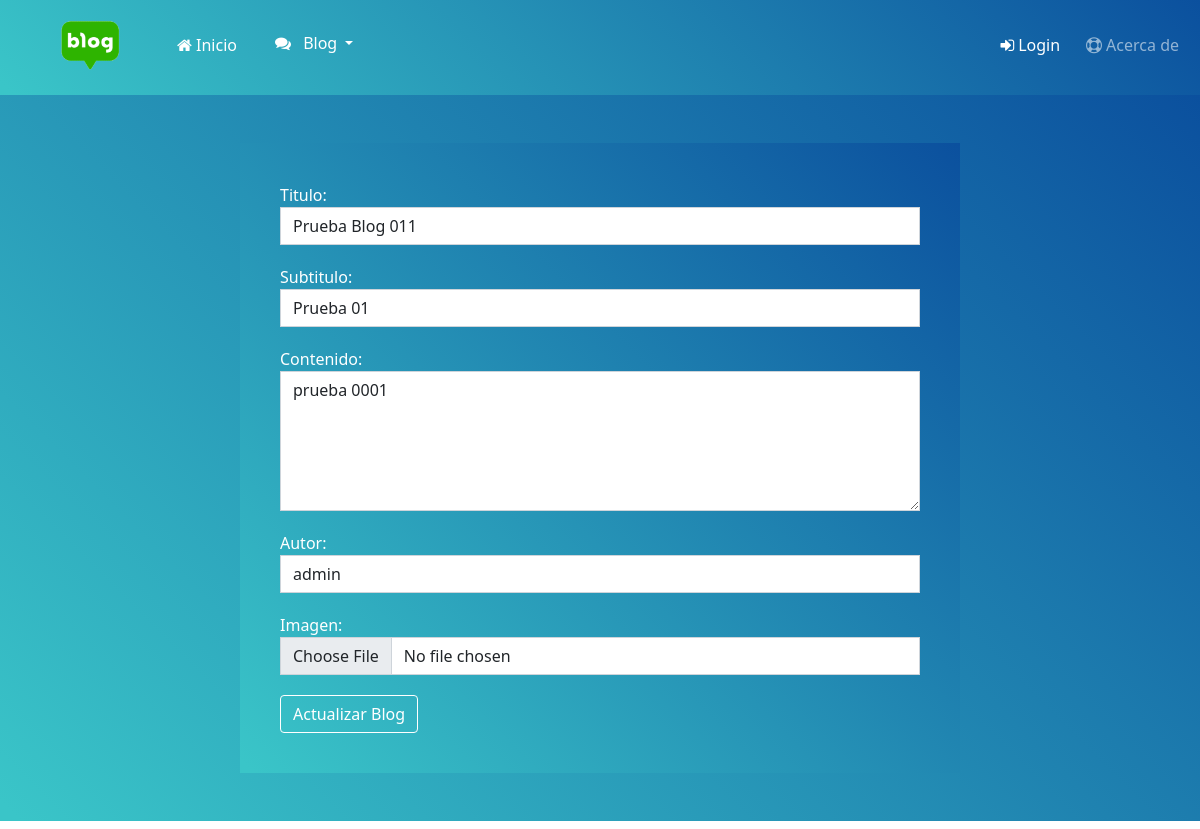
/AppCoder/updateblog/1, run on the app's committed database.
### AppCoder/models.py (models this page shows, shortened)
class Blog(models.Model):
    titulo = models.CharField(max_length=300)
    subtitulo = models.CharField(max_length=300)
    contenido = models.CharField(max_length=2200)
    fecha = models.DateTimeField(auto_now_add=True)
    imagen = models.FileField(upload_to="media/posts", null=True, blank=True)
    autor = models.ForeignKey(User, on_delete=models.CASCADE)

### AppCoder/views.py (the view)
# urls.py: path("updateblog/<id_blog>",cargar_blog_view, name="updateblog"),
def cargar_blog_view(request,id_blog):
    datos = models.Blog.objects.get(pk = id_blog)
    form = BlogFormulario(request.POST or None,request.FILES or None,instance=datos)
    if form.is_valid():
        form.save()
        return render(request, "AppCoder/buscarblog.html")
    return render(request, 'AppCoder/updateblog.html',{'form':form})

### AppCoder/forms.py
class BlogFormulario(forms.ModelForm):
    class Meta:
        model = models.Blog
        fields =["titulo", "subtitulo", "contenido","autor","imagen"]
        widgets = {
            "titulo":forms.TextInput(attrs={'class': 'form-control'}),
            "subtitulo":forms.TextInput(attrs={'class': 'form-control'}),
            "contenido":forms.Textarea(attrs={'class': 'form-control'}),
            "autor" :forms.Select(attrs={'class':'form-control'}),
            "imagen" : forms.FileInput(attrs={'class':'form-control'})
        }

### AppCoder/templates/AppCoder/updateblog.html
{% extends "AppCoder/inicio.html" %} {% load static %}
{% block contenidoPrincipal %}
<section class=" mb-2" style ="background: linear-gradient(45deg, #3ac5c8 1%, #0b509e 100%);">
<div class="row">
  <div class="col-8 mx-auto p-5 ">
    <form class="quoteform lightform h-60" method="POST" enctype="multipart/form-data">
        {% csrf_token %} {{ form.as_p }}
        <button type="submit" class="btn btn-info">Actualizar Blog</button>
    </form>
  </div>
</div>
</section>
{% endblock %}

### AppCoder/static/css/style.css (style rules this page uses)
.section.cl, .quoteform.lightform { border: 0; color: #ffffff; background: #3ac5c8; background: -moz-linear-gradient(45deg, #3ac5c8 1%, #0b509e 100%); background: -webkit-linear-gradient(45deg, #3ac5c8 1%, #0b509e 100%); background: linear-gradient(45deg, #3ac5c8 1%, #0b509e 100%); filter: progid: DXImageTransform.Microsoft.gradient( startColorstr='#3ac5c8', endColorstr='#0b509e', GradientType=1); }
.quoteform { border: 1px dashed #d7d7d7; padding: 20px; }
.quoteform input.form-control { background-color: #f0f1f2; margin-bottom: 12px; height: 40px; }
.quoteform.lightform { padding: 40px; }
.quoteform.lightform .form-control { background-color: #ffffff; height: 38px; margin-bottom: 20px; border-radius: 0; }
.quoteform.lightform .btn { background-color: transparent !important; border-color: #ffffff !important; color: #ffffff !important; }
.quoteform.lightform textarea { height: 140px !important; }
.quoteform textarea { background-color: #f0f1f2; margin-bottom: 13px; height: 127px; }

### data on the page
Blog: titulo "Prueba Blog 011", subtitulo "Prueba 01", contenido "prueba 0001", autor "admin"
